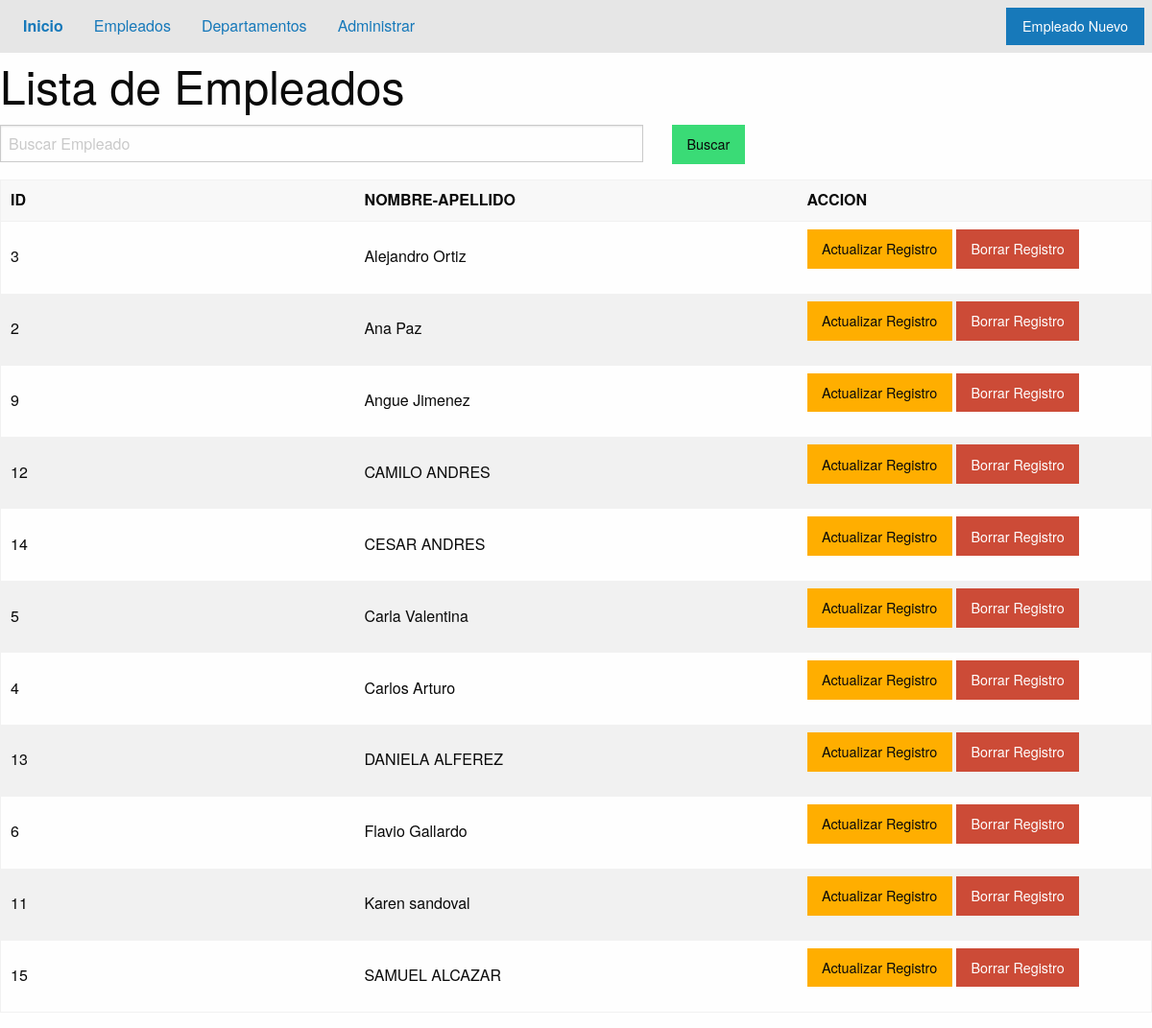
The app's page /listatodosempleados/ with its own data.
### applications/controlEmpleado/models.py (models this page shows)
class Empleado(models.Model):
    Tipo_Choice = {
        ('1','Medio Tiempo'),
        ('2', 'Tiempo Completo'),
        ('3', 'Otro'),
    }
    nom = models.CharField("Nombre Empleado", max_length=50, unique=True)
    tipo = models.CharField("Tipo de Contrato", max_length=1 , choices=Tipo_Choice )
    dpto = models.ForeignKey(Departamento, on_delete=models.CASCADE)
    curso = models.ManyToManyField(Formacion)
    def __str__(self) ->str:
        return str(self.id)+' - '+self.nom+' - '+self.tipo+' - '+str(self.dpto)

### applications/controlEmpleado/views.py (the view)
class ListAllEmpleados(ListView):
    template_name = "empleado/list_all.html"
    ordering = "nom"
    model = Empleado
    def get_context_data(self, **kwargs):
        context = super().get_context_data(**kwargs)
        context["message"] = "Listado de Empleados"
        print(context)
        return context

### applications/controlDepartamento/models.py (called while the page is built)
    def __str__(self) -> str:
        return str(self.id) + ' - ' + self.nom + ' - ' + self.area + ' - ' + str(self.estado)

### templates/empleado/list_all.html
{% extends 'home/base.html' %}
{% block content %}
<div class="grid-x">
    <h1 class="cell">Lista de Empleados</h1>
    <div class="cell grid-x grid-margin-x">
        <div class="cell large-7">
            <input type="text" placeholder="Buscar Empleado">
        </div>
        <div class="cell large-3">
            <a class="button success" href="">Buscar</a>
        </div>
    </div>
    <div class="cell">
        <table class="stack">
            <thead>
              <tr>
                <th width="200"><b>ID</b></th>
                <th width="250"><b>NOMBRE-APELLIDO</b></th>
                <th width="200"><b>ACCION</b></th>
              </tr>
            </thead>
            <tbody>
                {% for registro in object_list %}
              <tr>
                <td>{{ registro.id }}</td>
                <td>{{ registro.nom }}</td>
                <td>
				<a class="button warning" href="{% url 'controlEmpleado_app:Actualizar_registro' registro.id %}">Actualizar Registro</a>
				<a class="alert button" href="{% url 'controlEmpleado_app:Borrar_Registro' registro.id %}">Borrar Registro</a></td>
              </tr>
              {% endfor %}
            </tbody>
          </table>
    </div>
</div>
{% endblock content %}

### templates/home/base.html (shortened to what this page needs)
{% load static %}
<!DOCTYPE html>
<html lang="es">
<head>
    <link rel="stylesheet" href="{% static 'css/foundation.min.css' %}" type="text/css">
</head>
<body>
    {% include 'includes/header.html' %}
    {% block content %}
    {% endblock content %}
</body>
</html>

### templates/includes/header.html
<div class="top-bar">
  <div class="top-bar-left">
    <ul class="dropdown menu" data-dropdown-menu>
      <li>
        <a
          href="{% url 'controlEmpleado_app:inicio' %}"><strong>Inicio</strong></a>
      </li>
      <li>
        <a href="{% url 'controlEmpleado_app:empleados_all' %}">Empleados</a>
      </li>
      <li><a
          href="{% url 'controlDepartamento_app:lista_Departamento' %}">Departamentos</a></li>
      <li><a href="#" class="disabled">Administrar</a></li>
    </ul>
  </div>
  <div class="top-bar-right">
    <ul class="menu">
      <li><a href="{% url 'controlEmpleado_app:crear_empleado' %}"
          class="button">Empleado Nuevo</a></li>
    </ul>
  </div>
</div>

### records on screen
Empleado: id "3", nom "Alejandro Ortiz"
Empleado: id "2", nom "Ana Paz"
Empleado: id "9", nom "Angue Jimenez"
Empleado: id "12", nom "CAMILO ANDRES"
Empleado: id "14", nom "CESAR ANDRES"
Empleado: id "5", nom "Carla Valentina"
Empleado: id "4", nom "Carlos Arturo"
Empleado: id "13", nom "DANIELA ALFEREZ"
Empleado: id "6", nom "Flavio Gallardo"
Empleado: id "11", nom "Karen sandoval"
Empleado: id "15", nom "SAMUEL ALCAZAR"
